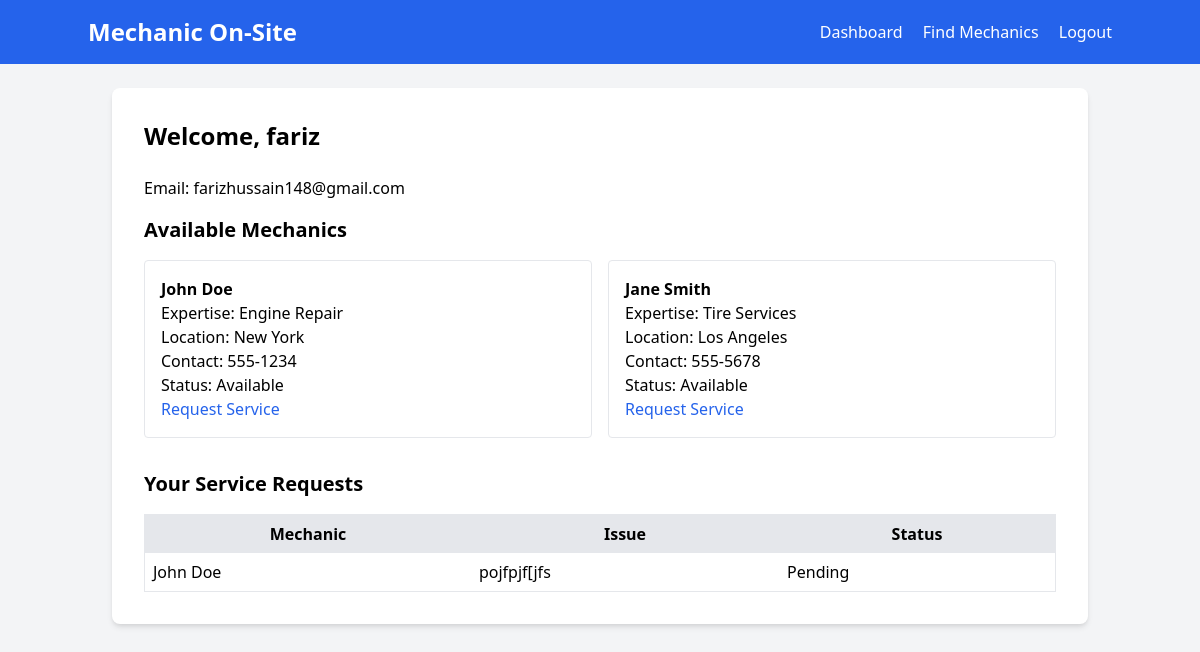
The app's page /dashboard (signed in) with its own data.
### tables this page shows
CREATE TABLE users (
        id INTEGER PRIMARY KEY AUTOINCREMENT,
        username TEXT UNIQUE NOT NULL,
        password TEXT NOT NULL,
        email TEXT UNIQUE NOT NULL
    );

CREATE TABLE mechanics (
        id INTEGER PRIMARY KEY AUTOINCREMENT,
        name TEXT NOT NULL,
        expertise TEXT NOT NULL,
        location TEXT NOT NULL,
        contact TEXT NOT NULL,
        availability TEXT NOT NULL
    );

CREATE TABLE requests (
        id INTEGER PRIMARY KEY AUTOINCREMENT,
        user_id INTEGER,
        mechanic_id INTEGER,
        issue TEXT NOT NULL,
        status TEXT NOT NULL,
        FOREIGN KEY (user_id) REFERENCES users(id),
        FOREIGN KEY (mechanic_id) REFERENCES mechanics(id)
    );

### app.py (the view)
@app.route('/dashboard')
def dashboard():
    if 'user_id' not in session:
        return redirect(url_for('login'))
    conn = sqlite3.connect('database.db')
    c = conn.cursor()
    c.execute('SELECT username, email FROM users WHERE id = ?', (session['user_id'],))
    user = c.fetchone()
    c.execute('SELECT * FROM mechanics WHERE availability = ?', ('Available',))
    mechanics = c.fetchall()
    c.execute('SELECT r.id, r.issue, r.status, m.name FROM requests r JOIN mechanics m ON r.mechanic_id = m.id WHERE r.user_id = ?', (session['user_id'],))
    requests = c.fetchall()
    conn.close()
    return render_template('dashboard.html', user=user, mechanics=mechanics, requests=requests)

### templates/dashboard.html (shortened to what this page needs)
        {% extends "base.html" %}
{% block content %}
<div class="bg-white p-8 rounded-lg shadow-md">
    <h2 class="text-2xl font-bold mb-6">Welcome, {{ user[0] }}</h2>
    <p class="mb-4">Email: {{ user[1] }}</p>
    <h3 class="text-xl font-bold mb-4">Available Mechanics</h3>
    <div class="grid grid-cols-1 md:grid-cols-2 gap-4">
        {% for mechanic in mechanics %}
            <div class="border p-4 rounded">
                <h4 class="font-bold">{{ mechanic[1] }}</h4>
                <p>Expertise: {{ mechanic[2] }}</p>
                <p>Location: {{ mechanic[3] }}</p>
                <p>Contact: {{ mechanic[4] }}</p>
                <p>Status: {{ mechanic[5] }}</p>
                <a href="{{ url_for('request_service', mechanic_id=mechanic[0]) }}" class="text-blue-600 hover:underline">Request Service</a>
            </div>
        {% endfor %}
    </div>
    <h3 class="text-xl font-bold mt-8 mb-4">Your Service Requests</h3>
    {% if requests %}
        <table class="w-full border">
            <thead>
                <tr class="bg-gray-200">
                    <th class="p-2">Mechanic</th>
                    <th class="p-2">Issue</th>
                    <th class="p-2">Status</th>
                </tr>
            </thead>
            <tbody>
                {% for req in requests %}
                    <tr>
                        <td class="p-2">{{ req[3] }}</td>
                        <td class="p-2">{{ req[1] }}</td>
                        <td class="p-2">{{ req[2] }}</td>
                    </tr>
                {% endfor %}
            </tbody>
        </table>
    {% else %}
        <p>No service requests yet.</p>
    {% endif %}
</div>
{% endblock %}

### templates/base.html (shortened to what this page needs)
        <!DOCTYPE html>
<html lang="en">
<head>
    <link href="https://cdn.jsdelivr.net/npm/tailwindcss@2.2.19/dist/tailwind.min.css" rel="stylesheet">
</head>
<body class="bg-gray-100">
    <nav class="bg-blue-600 text-white p-4">
        <div class="container mx-auto flex justify-between items-center">
            <a href="{{ url_for('dashboard') }}" class="text-2xl font-bold">Mechanic On-Site</a>
            <div>
                {% if session.user_id %}
                    <a href="{{ url_for('dashboard') }}" class="mr-4">Dashboard</a>
                    <a href="{{ url_for('mechanics') }}" class="mr-4">Find Mechanics</a>
                    <a href="{{ url_for('logout') }}">Logout</a>
                {% else %}
                    <a href="{{ url_for('login') }}" class="mr-4">Login</a>
                    <a href="{{ url_for('register') }}">Register</a>
                {% endif %}
            </div>
        </div>
    </nav>
    <div class="container mx-auto p-6">
        {% block content %}
        {% endblock %}
    </div>
</body>
</html>

### records on screen
users: username "fariz", email "farizhussain148@gmail.com"
mechanics: name "John Doe", expertise "Engine Repair", location "New York", contact "555-1234", availability "Available"
mechanics: name "Jane Smith", expertise "Tire Services", location "Los Angeles", contact "555-5678", availability "Available"
requests: name "John Doe", issue "pojfpjf[jfs", status "Pending"
